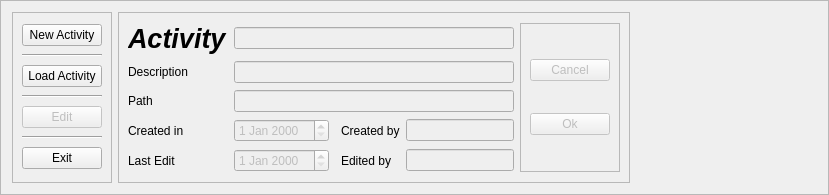
     <widget class="QFrame" name="frame_17">
      <property name="frameShape">
       <enum>QFrame::StyledPanel</enum>
      </property>
      <property name="frameShadow">
       <enum>QFrame::Raised</enum>
      </property>
      <layout class="QGridLayout" name="gridLayout_20">
       <item row="0" column="1">
        <widget class="QFrame" name="frame">
         <property name="frameShape">
          <enum>QFrame::StyledPanel</enum>
         </property>
         <property name="frameShadow">
          <enum>QFrame::Raised</enum>
         </property>
         <layout class="QGridLayout" name="gridLayout_2">
          <item row="4" column="0">
           <widget class="QLabel" name="label_5">
            <property name="text">
             <string>Last Edit</string>
            </property>
           </widget>
          </item>
          <item row="3" column="1">
           <widget class="QDateEdit" name="created_date">
            <property name="enabled">
             <bool>false</bool>
            </property>
           </widget>
          </item>
          <item row="3" column="0">
           <widget class="QLabel" name="label_4">
            <property name="text">
             <string>Created in</string>
            </property>
           </widget>
          </item>
          <item row="2" column="1" colspan="4">
           <widget class="QLineEdit" name="path_lineEdit">
            <property name="enabled">
             <bool>false</bool>
            </property>
           </widget>
          </item>
          <item row="0" column="0">
           <widget class="QLabel" name="activity">
            <property name="font">
             <font>
              <pointsize>20</pointsize>
              <weight>75</weight>
              <italic>true</italic>
              <bold>true</bold>
             </font>
            </property>
            <property name="text">
             <string>Activity</string>
            </property>
           </widget>
          </item>
          <item row="1" column="1" colspan="4">
           <widget class="QLineEdit" name="desc_lineEdit">
            <property name="enabled">
             <bool>false</bool>
            </property>
           </widget>
          </item>
          <item row="2" column="0">
           <widget class="QLabel" name="label_2">
            <property name="text">
             <string>Path</string>
            </property>
           </widget>
          </item>
          <item row="1" column="0">
           <widget class="QLabel" name="label">
            <property name="text">
             <string>Description</string>
            </property>
           </widget>
          </item>
          <item row="0" column="1" colspan="4">
           <widget class="QLineEdit" name="name_lineEdit">
            <property name="enabled">
             <bool>false</bool>
            </property>
           </widget>
          </item>
          <item row="4" column="4">
           <widget class="QLineEdit" name="edited_lineEdit">
            <property name="enabled">
             <bool>false</bool>
            </property>
           </widget>
          </item>
          <item row="3" column="4">
           <widget class="QLineEdit" name="created_lineEdit">
            <property name="enabled">
             <bool>false</bool>
            </property>
           </widget>
          </item>
          <item row="4" column="3">
           <widget class="QLabel" name="label_7">
            <property name="text">
             <string>Edited by</string>
            </property>
           </widget>
          </item>
          <item row="4" column="1">
           <widget class="QDateEdit" name="edited_date">
            <property name="enabled">
             <bool>false</bool>
            </property>
           </widget>
          </item>
          <item row="3" column="3">
           <widget class="QLabel" name="label_6">
            <property name="text">
             <string>Created by</string>
            </property>
           </widget>
          </item>
          <item row="0" column="5" rowspan="5">
           <widget class="QFrame" name="frame_46">
            <property name="frameShape">
             <enum>QFrame::StyledPanel</enum>
            </property>
            <property name="frameShadow">
             <enum>QFrame::Raised</enum>
            </property>
            <layout class="QVBoxLayout" name="verticalLayout_10">
             <item>
              <widget class="QPushButton" name="pushButton_3">
               <property name="enabled">
                <bool>false</bool>
               </property>
               <property name="text">
                <string>Cancel</string>
               </property>
              </widget>
             </item>
             <item>
              <widget class="QPushButton" name="pushButton_2">
               <property name="enabled">
                <bool>false</bool>
               </property>
               <property name="text">
                <string>Ok</string>
               </property>
              </widget>
             </item>
            </layout>
           </widget>
          </item>
         </layout>
        </widget>
       </item>
       <item row="0" column="0">
        <widget class="QFrame" name="frame_3">
         <property name="frameShape">
          <enum>QFrame::StyledPanel</enum>
         </property>
         <property name="frameShadow">
          <enum>QFrame::Raised</enum>
         </property>
         <layout class="QGridLayout" name="gridLayout_3">
          <item row="2" column="0">
           <widget class="QPushButton" name="loadactButton">
            <property name="text">
             <string>Load Activity</string>
            </property>
            <property name="shortcut">
             <string>Ctrl+L</string>
            </property>
           </widget>
          </item>
          <item row="1" column="0">
           <widget class="Line" name="line_2">
            <property name="orientation">
             <enum>Qt::Horizontal</enum>
            </property>
           </widget>
          </item>
          <item row="6" column="0">
           <widget class="QPushButton" name="exitButton">
            <property name="text">
             <string>Exit</string>
            </property>
            <property name="shortcut">
             <string>Ctrl+X</string>
            </property>
           </widget>
          </item>
          <item row="4" column="0">
           <widget class="QPushButton" name="editButton">
            <property name="enabled">
             <bool>false</bool>
            </property>
            <property name="text">
             <string>Edit</string>
            </property>
            <property name="shortcut">
             <string>Ctrl+E</string>
            </property>
           </widget>
          </item>
          <item row="0" column="0">
           <widget class="QPushButton" name="newButton">
            <property name="text">
             <string>New Activity</string>
            </property>
            <property name="shortcut">
             <string>Ctrl+N</string>
            </property>
           </widget>
          </item>
          <item row="3" column="0">
           <widget class="Line" name="line_3">
            <property name="orientation">
             <enum>Qt::Horizontal</enum>
            </property>
           </widget>
          </item>
          <item row="5" column="0">
           <widget class="Line" name="line_5">
            <property name="orientation">
             <enum>Qt::Horizontal</enum>
            </property>
           </widget>
          </item>
         </layout>
        </widget>
       </item>
       <item row="0" column="3">
        <widget class="QLabel" name="label_27">
         <property name="minimumSize">
          <size>
           <width>181</width>
           <height>171</height>
          </size>
         </property>
         <property name="maximumSize">
          <size>
           <width>181</width>
           <height>171</height>
          </size>
         </property>
         <property name="text">
          <string/>
         </property>
         <property name="pixmap">
          <pixmap>pencil.png</pixmap>
         </property>
         <property name="scaledContents">
          <bool>true</bool>
         </property>
        </widget>
       </item>
      </layout>
     </widget>
